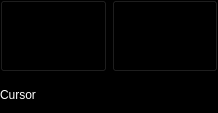
<?xml version="1.0" encoding="UTF-8"?>
<ui version="4.0">
 <class>Form</class>
 <widget class="QWidget" name="Form">
  <property name="geometry">
   <rect>
    <x>0</x>
    <y>0</y>
    <width>218</width>
    <height>113</height>
   </rect>
  </property>
  <property name="palette">
   <palette>
    <active>
     <colorrole role="WindowText">
      <brush brushstyle="SolidPattern">
       <color alpha="255">
        <red>255</red>
        <green>255</green>
        <blue>255</blue>
       </color>
      </brush>
     </colorrole>
     <colorrole role="Button">
      <brush brushstyle="SolidPattern">
       <color alpha="255">
        <red>0</red>
        <green>0</green>
        <blue>0</blue>
       </color>
      </brush>
     </colorrole>
     <colorrole role="Light">
      <brush brushstyle="SolidPattern">
       <color alpha="255">
        <red>0</red>
        <green>0</green>
        <blue>0</blue>
       </color>
      </brush>
     </colorrole>
     <colorrole role="Midlight">
      <brush brushstyle="SolidPattern">
       <color alpha="255">
        <red>0</red>
        <green>0</green>
        <blue>0</blue>
       </color>
      </brush>
     </colorrole>
     <colorrole role="Dark">
      <brush brushstyle="SolidPattern">
       <color alpha="255">
        <red>0</red>
        <green>0</green>
        <blue>0</blue>
       </color>
      </brush>
     </colorrole>
     <colorrole role="Mid">
      <brush brushstyle="SolidPattern">
       <color alpha="255">
        <red>0</red>
        <green>0</green>
        <blue>0</blue>
       </color>
      </brush>
     </colorrole>
     <colorrole role="Text">
      <brush brushstyle="SolidPattern">
       <color alpha="255">
        <red>255</red>
        <green>255</green>
        <blue>255</blue>
       </color>
      </brush>
     </colorrole>
     <colorrole role="BrightText">
      <brush brushstyle="SolidPattern">
       <color alpha="255">
        <red>255</red>
        <green>255</green>
        <blue>255</blue>
       </color>
      </brush>
     </colorrole>
     <colorrole role="ButtonText">
      <brush brushstyle="SolidPattern">
       <color alpha="255">
        <red>255</red>
        <green>255</green>
        <blue>255</blue>
       </color>
      </brush>
     </colorrole>
     <colorrole role="Base">
      <brush brushstyle="SolidPattern">
       <color alpha="255">
        <red>0</red>
        <green>0</green>
        <blue>0</blue>
       </color>
      </brush>
     </colorrole>
     <colorrole role="Window">
      <brush brushstyle="SolidPattern">
       <color alpha="255">
        <red>0</red>
        <green>0</green>
        <blue>0</blue>
       </color>
      </brush>
     </colorrole>
     <colorrole role="Shadow">
      <brush brushstyle="SolidPattern">
       <color alpha="255">
        <red>0</red>
        <green>0</green>
        <blue>0</blue>
       </color>
      </brush>
     </colorrole>
     <colorrole role="AlternateBase">
      <brush brushstyle="SolidPattern">
       <color alpha="255">
        <red>0</red>
        <green>0</green>
        <blue>0</blue>
       </color>
      </brush>
     </colorrole>
     <colorrole role="ToolTipBase">
      <brush brushstyle="SolidPattern">
       <color alpha="255">
        <red>255</red>
        <green>255</green>
        <blue>220</blue>
       </color>
      </brush>
     </colorrole>
     <colorrole role="ToolTipText">
      <brush brushstyle="SolidPattern">
       <color alpha="255">
        <red>0</red>
        <green>0</green>
        <blue>0</blue>
       </color>
      </brush>
     </colorrole>
     <colorrole role="PlaceholderText">
      <brush brushstyle="NoBrush">
       <color alpha="128">
        <red>255</red>
        <green>255</green>
        <blue>255</blue>
       </color>
      </brush>
     </colorrole>
    </active>
    <inactive>
     <colorrole role="WindowText">
      <brush brushstyle="SolidPattern">
       <color alpha="255">
        <red>255</red>
        <green>255</green>
        <blue>255</blue>
       </color>
      </brush>
     </colorrole>
     <colorrole role="Button">
      <brush brushstyle="SolidPattern">
       <color alpha="255">
        <red>0</red>
        <green>0</green>
        <blue>0</blue>
       </color>
      </brush>
     </colorrole>
     <colorrole role="Light">
      <brush brushstyle="SolidPattern">
       <color alpha="255">
        <red>0</red>
        <green>0</green>
        <blue>0</blue>
       </color>
      </brush>
     </colorrole>
     <colorrole role="Midlight">
      <brush brushstyle="SolidPattern">
       <color alpha="255">
        <red>0</red>
        <green>0</green>
        <blue>0</blue>
       </color>
      </brush>
     </colorrole>
     <colorrole role="Dark">
      <brush brushstyle="SolidPattern">
       <color alpha="255">
        <red>0</red>
        <green>0</green>
        <blue>0</blue>
       </color>
      </brush>
     </colorrole>
     <colorrole role="Mid">
      <brush brushstyle="SolidPattern">
       <color alpha="255">
        <red>0</red>
        <green>0</green>
        <blue>0</blue>
       </color>
      </brush>
     </colorrole>
     <colorrole role="Text">
      <brush brushstyle="SolidPattern">
       <color alpha="255">
        <red>255</red>
        <green>255</green>
        <blue>255</blue>
       </color>
      </brush>
     </colorrole>
     <colorrole role="BrightText">
      <brush brushstyle="SolidPattern">
       <color alpha="255">
        <red>255</red>
        <green>255</green>
        <blue>255</blue>
       </color>
      </brush>
     </colorrole>
     <colorrole role="ButtonText">
      <brush brushstyle="SolidPattern">
       <color alpha="255">
        <red>255</red>
        <green>255</green>
        <blue>255</blue>
       </color>
      </brush>
     </colorrole>
     <colorrole role="Base">
      <brush brushstyle="SolidPattern">
       <color alpha="255">
        <red>0</red>
        <green>0</green>
        <blue>0</blue>
       </color>
      </brush>
     </colorrole>
     <colorrole role="Window">
      <brush brushstyle="SolidPattern">
       <color alpha="255">
        <red>0</red>
        <green>0</green>
        <blue>0</blue>
       </color>
      </brush>
     </colorrole>
     <colorrole role="Shadow">
      <brush brushstyle="SolidPattern">
       <color alpha="255">
        <red>0</red>
        <green>0</green>
        <blue>0</blue>
       </color>
      </brush>
     </colorrole>
     <colorrole role="AlternateBase">
      <brush brushstyle="SolidPattern">
       <color alpha="255">
        <red>0</red>
        <green>0</green>
        <blue>0</blue>
       </color>
      </brush>
     </colorrole>
     <colorrole role="ToolTipBase">
      <brush brushstyle="SolidPattern">
       <color alpha="255">
        <red>255</red>
        <green>255</green>
        <blue>220</blue>
       </color>
      </brush>
     </colorrole>
     <colorrole role="ToolTipText">
      <brush brushstyle="SolidPattern">
       <color alpha="255">
        <red>0</red>
        <green>0</green>
        <blue>0</blue>
       </color>
      </brush>
     </colorrole>
     <colorrole role="PlaceholderText">
      <brush brushstyle="NoBrush">
       <color alpha="128">
        <red>255</red>
        <green>255</green>
        <blue>255</blue>
       </color>
      </brush>
     </colorrole>
    </inactive>
    <disabled>
     <colorrole role="WindowText">
      <brush brushstyle="SolidPattern">
       <color alpha="255">
        <red>0</red>
        <green>0</green>
        <blue>0</blue>
       </color>
      </brush>
     </colorrole>
     <colorrole role="Button">
      <brush brushstyle="SolidPattern">
       <color alpha="255">
        <red>0</red>
        <green>0</green>
        <blue>0</blue>
       </color>
      </brush>
     </colorrole>
     <colorrole role="Light">
      <brush brushstyle="SolidPattern">
       <color alpha="255">
        <red>0</red>
        <green>0</green>
        <blue>0</blue>
       </color>
      </brush>
     </colorrole>
     <colorrole role="Midlight">
      <brush brushstyle="SolidPattern">
       <color alpha="255">
        <red>0</red>
        <green>0</green>
        <blue>0</blue>
       </color>
      </brush>
     </colorrole>
     <colorrole role="Dark">
      <brush brushstyle="SolidPattern">
       <color alpha="255">
        <red>0</red>
        <green>0</green>
        <blue>0</blue>
       </color>
      </brush>
     </colorrole>
     <colorrole role="Mid">
      <brush brushstyle="SolidPattern">
       <color alpha="255">
        <red>0</red>
        <green>0</green>
        <blue>0</blue>
       </color>
      </brush>
     </colorrole>
     <colorrole role="Text">
      <brush brushstyle="SolidPattern">
       <color alpha="255">
        <red>0</red>
        <green>0</green>
        <blue>0</blue>
       </color>
      </brush>
     </colorrole>
     <colorrole role="BrightText">
      <brush brushstyle="SolidPattern">
       <color alpha="255">
        <red>255</red>
        <green>255</green>
        <blue>255</blue>
       </color>
      </brush>
     </colorrole>
     <colorrole role="ButtonText">
      <brush brushstyle="SolidPattern">
       <color alpha="255">
        <red>0</red>
        <green>0</green>
        <blue>0</blue>
       </color>
      </brush>
     </colorrole>
     <colorrole role="Base">
      <brush brushstyle="SolidPattern">
       <color alpha="255">
        <red>0</red>
        <green>0</green>
        <blue>0</blue>
       </color>
      </brush>
     </colorrole>
     <colorrole role="Window">
      <brush brushstyle="SolidPattern">
       <color alpha="255">
        <red>0</red>
        <green>0</green>
        <blue>0</blue>
       </color>
      </brush>
     </colorrole>
     <colorrole role="Shadow">
      <brush brushstyle="SolidPattern">
       <color alpha="255">
        <red>0</red>
        <green>0</green>
        <blue>0</blue>
       </color>
      </brush>
     </colorrole>
     <colorrole role="AlternateBase">
      <brush brushstyle="SolidPattern">
       <color alpha="255">
        <red>0</red>
        <green>0</green>
        <blue>0</blue>
       </color>
      </brush>
     </colorrole>
     <colorrole role="ToolTipBase">
      <brush brushstyle="SolidPattern">
       <color alpha="255">
        <red>255</red>
        <green>255</green>
        <blue>220</blue>
       </color>
      </brush>
     </colorrole>
     <colorrole role="ToolTipText">
      <brush brushstyle="SolidPattern">
       <color alpha="255">
        <red>0</red>
        <green>0</green>
        <blue>0</blue>
       </color>
      </brush>
     </colorrole>
     <colorrole role="PlaceholderText">
      <brush brushstyle="NoBrush">
       <color alpha="128">
        <red>255</red>
        <green>255</green>
        <blue>255</blue>
       </color>
      </brush>
     </colorrole>
    </disabled>
   </palette>
  </property>
  <property name="windowTitle">
   <string>Form</string>
  </property>
  <layout class="QHBoxLayout" name="xzoomgrid">
   <property name="spacing">
    <number>5</number>
   </property>
   <property name="leftMargin">
    <number>0</number>
   </property>
   <property name="topMargin">
    <number>0</number>
   </property>
   <property name="rightMargin">
    <number>0</number>
   </property>
   <property name="bottomMargin">
    <number>0</number>
   </property>
   <item>
    <layout class="QGridLayout" name="gridLayout">
     <property name="sizeConstraint">
      <enum>QLayout::SetDefaultConstraint</enum>
     </property>
     <item row="0" column="1" rowspan="2">
      <widget class="QPushButton" name="cursor_right">
       <property name="sizePolicy">
        <sizepolicy hsizetype="Minimum" vsizetype="Ignored">
         <horstretch>0</horstretch>
         <verstretch>0</verstretch>
        </sizepolicy>
       </property>
       <property name="text">
        <string/>
       </property>
       <property name="icon">
        <iconset>
         <normaloff>../icons/right.png</normaloff>../icons/right.png</iconset>
       </property>
      </widget>
     </item>
     <item row="0" column="0" rowspan="2">
      <widget class="QPushButton" name="cursor_left">
       <property name="sizePolicy">
        <sizepolicy hsizetype="Minimum" vsizetype="Ignored">
         <horstretch>0</horstretch>
         <verstretch>0</verstretch>
        </sizepolicy>
       </property>
       <property name="text">
        <string/>
       </property>
       <property name="icon">
        <iconset>
         <normaloff>../icons/left.png</normaloff>../icons/left.png</iconset>
       </property>
      </widget>
     </item>
     <item row="2" column="0" colspan="2">
      <widget class="QLabel" name="cursor_label">
       <property name="text">
        <string>Cursor</string>
       </property>
      </widget>
     </item>
    </layout>
   </item>
  </layout>
 </widget>
 <resources/>
 <connections/>
</ui>
